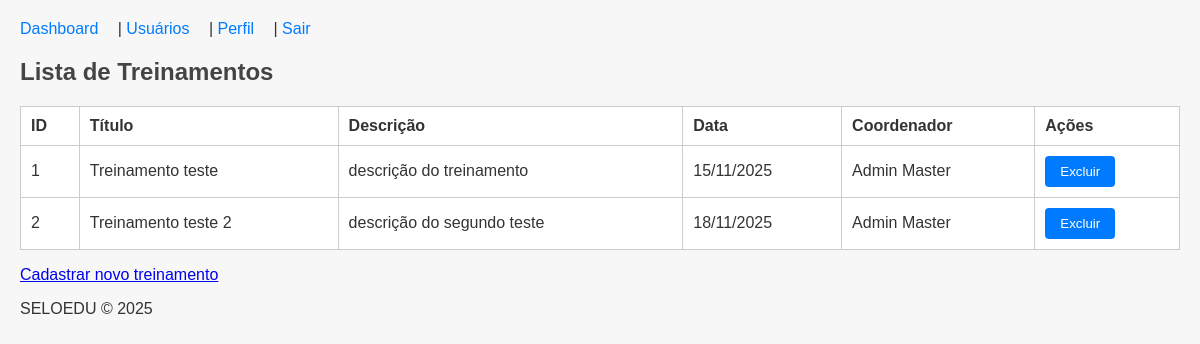
/treinamentos (signed in), run on an earlier commit of the app's database.
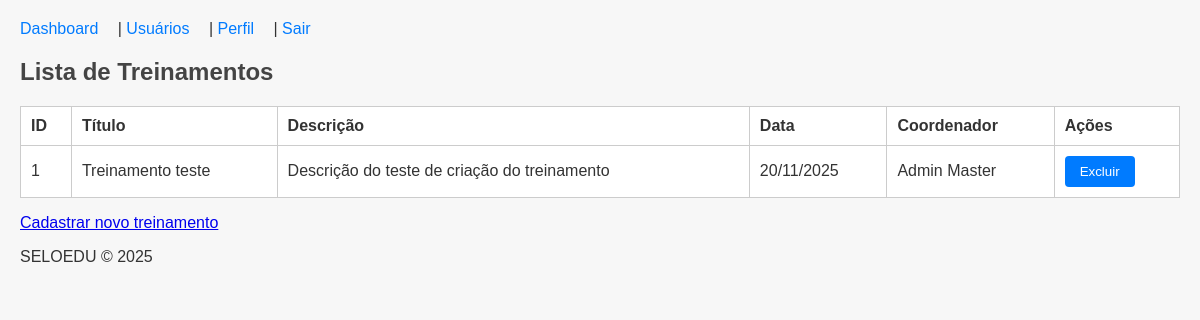
And on a later commit of the database.
### models/treinamento.py (models this page shows, shortened)
class Treinamento(db.Model):
    __tablename__ = "treinamentos"
    id = db.Column(db.Integer, primary_key=True)
    titulo = db.Column(db.String(120), nullable=False)
    descricao = db.Column(db.Text)
    data = db.Column(db.Date, nullable=False)
    coordenador_id = db.Column(db.Integer, db.ForeignKey("user.id"))
    coordenador = db.relationship("User", backref="treinamentos")

### models/users.py (models this page shows, shortened)
class User(db.Model, UserMixin):
    id = db.Column(db.Integer, primary_key=True)
    nome = db.Column(db.String(100), nullable=False)
    email = db.Column(db.String(120), unique=True, nullable=False)
    password_hash = db.Column(db.String(128), nullable=False)
    role = db.Column(db.String(20), default="user")
    perfil = db.relationship(
        'Profile',
        back_populates='user', # Nome do atributo de relacionamento na classe Profile ('user')
        uselist=False
    )

### routes/treinamento.py (the view)
@treinamento_bp.route("/treinamentos")
def listar_treinamentos():
    return listar_treinamentos_view()

### views/treinamento_view.py (called while the page is built)
@login_required
def listar_treinamentos_view():
    treinamentos = Treinamento.query.all()
    return render_template("treinamento/listar.html", treinamentos=treinamentos)

### templates/treinamento/listar.html
{% extends "base.html" %}
{% block content %}
<h2>Lista de Treinamentos</h2>
<table border="1" cellpadding="5">
    <tr>
        <th>ID</th>
        <th>Título</th>
        <th>Descrição</th>
        <th>Data</th>
        <th>Coordenador</th>
        {% if current_user.role == "coordenador" or current_user.role == "master" %}
        <th>Ações</th>
        {% endif %}
    </tr>
    {% for t in treinamentos %}
    <tr>
        <td>{{ t.id }}</td>
        <td>{{ t.titulo }}</td>
        <td>{{ t.descricao or '-' }}</td>
        <td>{{ t.data.strftime('%d/%m/%Y') if t.data else '-' }}</td>
        <td>{{ t.coordenador.nome if t.coordenador else '-' }}</td>
        {% if current_user.role == "coordenador" or current_user.role == "master" %}
        <td>
            <form action="{{ url_for('treinamento_bp.deletar_treinamento', id=t.id) }}" method="POST" style="display:inline;">
                <button type="submit" class="btn btn-danger btn-sm"
                        onclick="return confirm('Tem certeza que deseja excluir este treinamento?')">
                    Excluir
                </button>
            </form>
        </td>
        {% endif %}
    </tr>
    {% endfor %}
</table>
{% if current_user.role == "coordenador" or current_user.role == "master" %}
<p><a href="{{ url_for('treinamento_bp.novo_treinamento') }}">Cadastrar novo treinamento</a></p>
{% endif %}
{% endblock %}

### templates/base.html (shortened to what this page needs)
<!DOCTYPE html>
<html lang="pt-BR">
<head>
    <link rel="stylesheet" href="{{ url_for('static', filename='custom.css') }}">
</head>
<body>
    <header>
        {% if current_user.is_authenticated %}
            <nav>
                <a href="{{ url_for('users.dashboard') }}">Dashboard</a> |
                <a href="{{ url_for('users.index') }}">Usuários</a> |
                <a href="{{ url_for('users.atualizar_perfil') }}">Perfil</a> |
                <a href="{{ url_for('auth.logout') }}">Sair</a>
            </nav>
        {% endif %}
    </header>
    <main>
        {% block content %}{% endblock %}
    </main>
    <footer>
        <p>SELOEDU © 2025</p>
    </footer>
</body>
</html>

### static/custom.css (style rules this page uses)
body { font-family: Arial, sans-serif; margin: 20px; background-color: #f7f7f7; color: #333; }
header nav a { margin-right: 15px; text-decoration: none; color: #007bff; }
h1, h2 { color: #444; }
table { width: 100%; border-collapse: collapse; margin-top: 20px; background-color: #fff; }
table, th, td { border: 1px solid #ccc; }
th, td { padding: 10px; text-align: left; }
button, .btn-primary { background-color: #007bff; border: none; color: #fff; padding: 8px 15px; cursor: pointer; border-radius: 4px; text-decoration: none; }

What changed in the data, as far as the page shows it:
removed Treinamento: id "2", titulo "Treinamento teste 2", descricao "descrição do segundo teste", data "18/11/2025", coordenador "Admin Master"
changed Treinamento "Treinamento teste": descricao "descrição do treinamento" → "Descrição do teste de criação do treinamento"; data "15/11/2025" → "20/11/2025"
